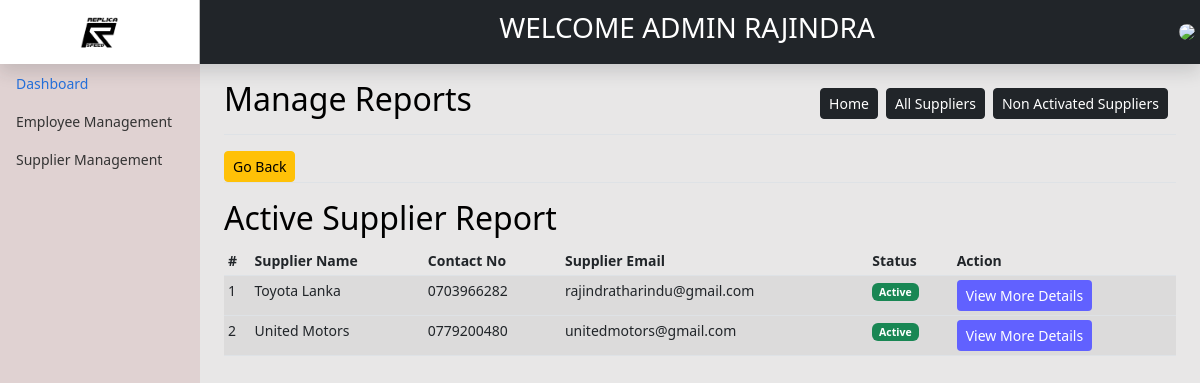
The page /backend/reports/admin/ActiveSuppliers.php (signed in) on the database as committed earlier.
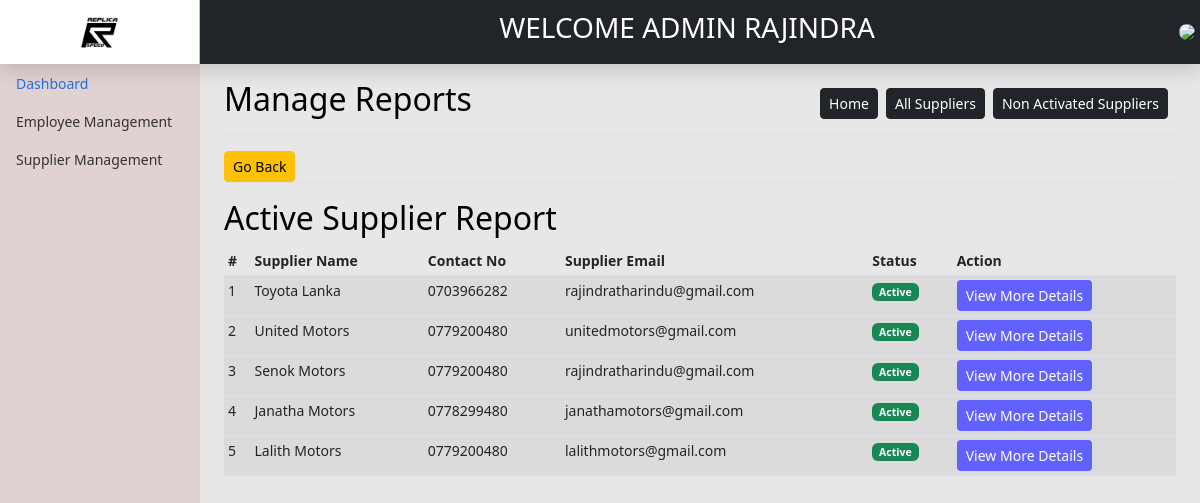
The same page on the database as committed later.
### tables this page shows
CREATE TABLE IF NOT EXISTS `supplier` (
  `SupplierId` int(11) NOT NULL AUTO_INCREMENT,
  `SupplierName` varchar(255) NOT NULL,
  `ContactNo` varchar(11) NOT NULL,
  `email` varchar(255) NOT NULL,
  `Status` int(1) NOT NULL,
  `AddUser` int(11) NOT NULL,
  `AddDate` date NOT NULL,
  `UpdateUser` int(11) DEFAULT NULL,
  `UpdateDate` date DEFAULT NULL,
  PRIMARY KEY (`SupplierId`)
);

### backend/reports/admin/ActiveSuppliers.php (the view, shortened to what this page needs)
<?php include'../../header.php'; ?>
<main class="col-md-9 ms-sm-auto col-lg-10 px-md-4">
    <div class="d-flex justify-content-between flex-wrap flex-md-nowrap align-items-center pt-3 pb-2 mb-3 border-bottom">
        <h1 class="h2">Manage Reports</h1>
        <div class="btn-toolbar mb-2 mb-md-0">
            <div class="btn-group me-2">
                <a href="<?= SYSTEM_PATH ?>index.php" class="btn btn-sm btn-dark">Home</a>
            </div>
            <div class="btn-group me-2">
                <a href="<?= SYSTEM_PATH ?>reports/admin/AllSuppliers.php" class="btn btn-sm btn-dark">All Suppliers</a>
            </div>
            <div class="btn-group me-2">
                <a href="<?= SYSTEM_PATH ?>reports/admin/NonActiveSuppliers.php" class="btn btn-sm btn-dark">Non Activated Suppliers</a>
            </div>
        </div>
    </div>
    <div class="d-flex justify-content-between flex-wrap flex-md-nowrap align-items-center   mb-3 border-bottom">
        <div class="btn-toolbar mb-2 mb-md-0">
            <div class="btn-group me-2">
                <button  class="btn btn-sm btn-warning" onclick="history.back();">Go Back</button>
            </div>
        </div>
    </div>
    <h2>Active Supplier Report</h2>
    <div class="table-responsive">
        <?php
        $db = dbconn();
        $sql = "SELECT SupplierId,SupplierName,ContactNo,email,Status FROM supplier WHERE Status='1'";
        $result = $db->query($sql);
        ?>
        <table class="table table-striped table-sm">
            <thead>
                <tr>
                    <th scope="col">#</th>
                    <th scope="col">Supplier Name</th>
                    <th scope="col">Contact No</th>
                    <th scope="col">Supplier Email</th>
                    <th scope="col">Status</th>
                    <th scope="col">Action</th>
                </tr>
            </thead>
            <tbody>
                <?php
                if ($result->num_rows >= 0) {
                    $n = 1;
                    while ($row = $result->fetch_assoc()) {
                        ?>
                        <tr>
                            <td><?= $n ?></td>
                            <td><?= ucwords($row['SupplierName']) ?></td>
                            <td><?= $row['ContactNo'] ?></td>
                            <td><?= $row['email'] ?></td>
                            <td>
                               <?php
                                $SupplierStatus = $row['Status'];
                                $statusDescription = '';
                                switch ($SupplierStatus) {
                                    case 1:
                                        $statusDescription = "Active";
                                        $statusColor = "badge bg-success btn-sm";
                                        break;
                                }
                                ?>
                                <span class='<?= $statusColor; ?>'><?= $statusDescription; ?> </span>
                            </td>
                            <td>
                                <a href="#myModal" role="button" class="btn btn-sm" style="background-color: #6161FF;color:white;" data-id="<?= $row['SupplierId'] ?>"   data-bs-toggle="modal">View More Details</a>
                            </td>
                        </tr>
                    </tbody>
                    <?php
                    $n++;
                }
            }
            ?>
        </table>
    </div>
</main>
<?php include'../../footer.php'; ?>

Rows that differ between the two databases and show on the page:
added supplier: SupplierName "Senok Motors", ContactNo "0779200480", email "rajindratharindu@gmail.com", Status "Active"
added supplier: SupplierName "Janatha Motors", ContactNo "0778299480", email "janathamotors@gmail.com", Status "Active"
added supplier: SupplierName "Lalith Motors", ContactNo "0779200480", email "lalithmotors@gmail.com", Status "Active"
